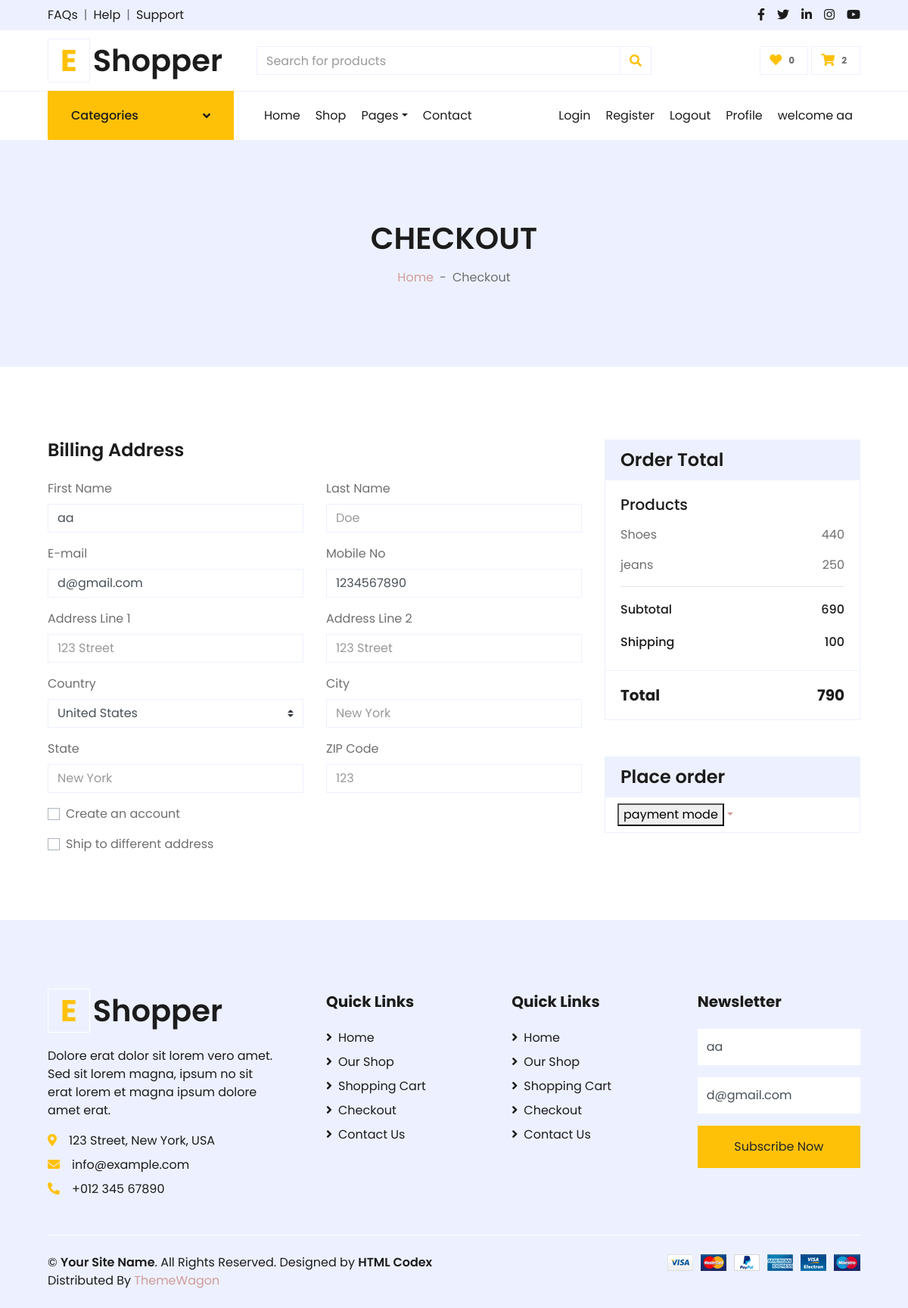
The app's page /cheakout/ (signed in), older data.
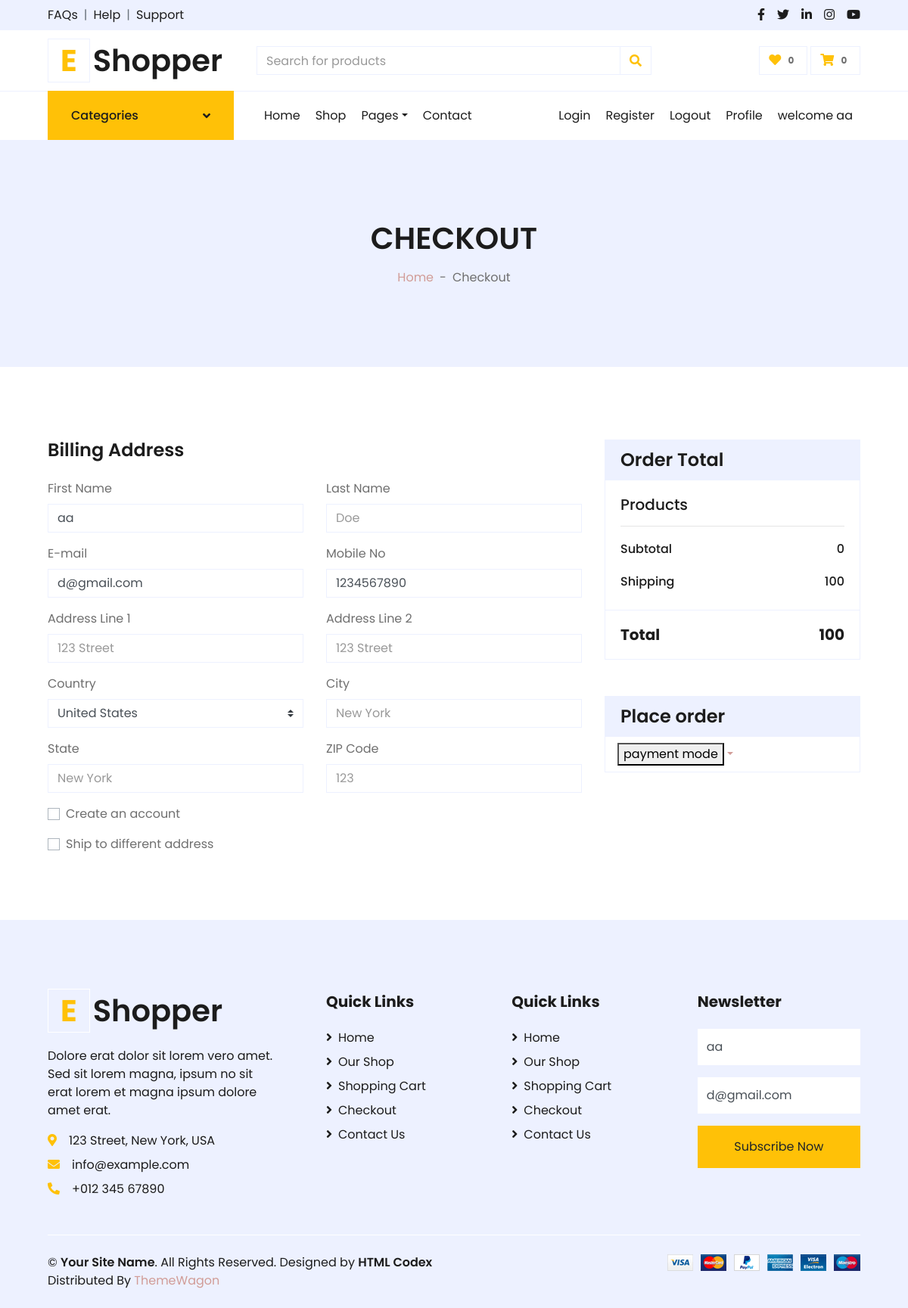
The same page, newer data.
### shopping/models.py (models this page shows, shortened)
class addtocart(models.Model):
    personname=models.ForeignKey(register,on_delete=CASCADE)
    productname=models.ForeignKey(product,on_delete=CASCADE)
    price=models.IntegerField()
    updated=models.DateTimeField(auto_now_add=False,null=True)
    quantity=models.IntegerField(default=1)

class product(models.Model):
    name=models.CharField(max_length=20)
    cat=models.ForeignKey(category,on_delete=CASCADE)
    img=models.ImageField(upload_to='photo')
    description=models.CharField(max_length=400)
    availableproduct=models.IntegerField()
    price=models.IntegerField()
    range=models.CharField(choices=CATEGORY_CHOICES,max_length=500,default='100-200')
    color=models.CharField(default="red",max_length=20)
    size=models.CharField(default='XL',max_length=3)
    date=models.DateField(auto_now=False,blank=True,null=True)

### shopping/views.py (the view)
# urls.py: path('cheakout/',checkout,name='checkout'),
def checkout(req):
    if req.session.has_key('email'):
        a=req.session['email']
        m=register.objects.get(email=a)
        cart=addtocart.objects.filter(personname=m.pk)
        count = addtocart.objects.filter(personname=m.pk).count()
        l=[]
        p=0
        for i in cart:
            l.append(i.productname)
            p=p+i.price
        return render(req,'checkout.html',{'cart':cart,'p':p,'l':l,'m':m,'d':p+100,'g':count})
    else:
        return redirect(loginview)

### shopping/models.py (called while the page is built)
    def __str__(self) :
        return self.name

### shopping/templates/checkout.html (shortened to what the changed rows need)
{% load static %}
<!DOCTYPE html>
<html lang="en">
<head>
    <link href="https://cdnjs.cloudflare.com/ajax/libs/font-awesome/5.10.0/css/all.min.css" rel="stylesheet">
    <link href="lib/owlcarousel/assets/owl.carousel.min.css" rel="stylesheet">
    <link href="{% static 'css/style.css' %}" rel="stylesheet">
</head>
<body>
    <div class="container-fluid">
        <div class="row align-items-center py-3 px-xl-5">
            <div class="col-lg-3 d-none d-lg-block">
                <a href="" class="text-decoration-none">
                    <h1 class="m-0 display-5 font-weight-semi-bold"><span class="text-warning font-weight-bold border px-3 mr-1">E</span>Shopper</h1>
                </a>
            </div>
            <div class="col-lg-3 col-6 text-right">
                <a href="{% url "viewcart" %}" class="btn border">
                    <i class="fas fa-shopping-cart text-warning"></i>
                    <span class="badge">{{g}}</span>
                </a>
            </div>
        </div>
    </div>
    <div class="container-fluid bg-secondary mb-5">
        <div class="d-flex flex-column align-items-center justify-content-center" style="min-height: 300px">
            <h1 class="font-weight-semi-bold text-uppercase mb-3">Checkout</h1>
        </div>
    </div>
    <div class="container-fluid pt-5">
        <div class="row px-xl-5">
            <div class="col-lg-4">
                <div class="card border-secondary mb-5">
                    <div class="card-body">
                        {% for i in cart  %}
                        <div class="d-flex justify-content-between">
                            <p>{{i.productname.name}}</p>
                            <p>{{i.price}}</p>
                        </div>
                        {% endfor %}
                        <div class="d-flex justify-content-between mb-3 pt-1">
                            <h6 class="font-weight-medium">Subtotal</h6>
                            <h6 class="font-weight-medium">{{p}}</h6>
                        </div>
                    </div>
                    <div class="card-footer border-secondary bg-transparent">
                        <div class="d-flex justify-content-between mt-2">
                            <h5 class="font-weight-bold">Total</h5>
                            <h5 class="font-weight-bold">{{d}}</h5>
                        </div>
                    </div>
                </div>
                </div>
            </div>
        </div>
    <div class="container-fluid bg-secondary text-dark mt-5 pt-5">
        <div class="row px-xl-5 pt-5">
            <div class="col-lg-4 col-md-12 mb-5 pr-3 pr-xl-5">
                <a href="" class="text-decoration-none">
                    <h1 class="mb-4 display-5 font-weight-semi-bold"><span class="text-warning font-weight-bold border border-white px-3 mr-1">E</span>Shopper</h1>
                </a>
            </div>
        </div>
    </div>
</body>
</html>

Row changes from the older to the newer data that the page shows:
removed addtocart: productname.name "Shoes", price "440"
removed addtocart: productname.name "jeans", price "250"
Text that changed along with them:
{{ g }}: "2" → "0"
{{ p }}: "690" → "0"
{{ d }}: "790" → "100"
